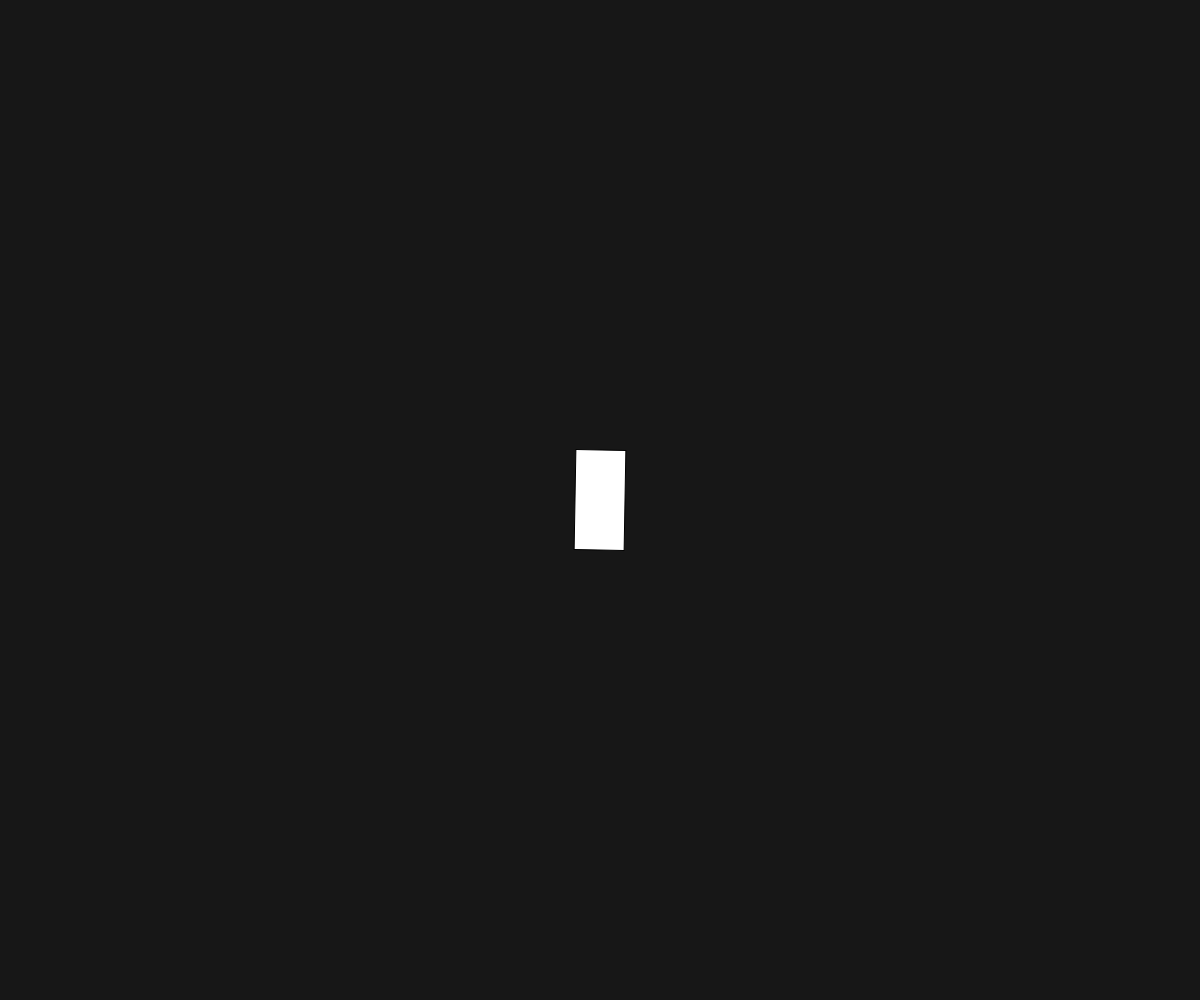
Frame 1 (no input)
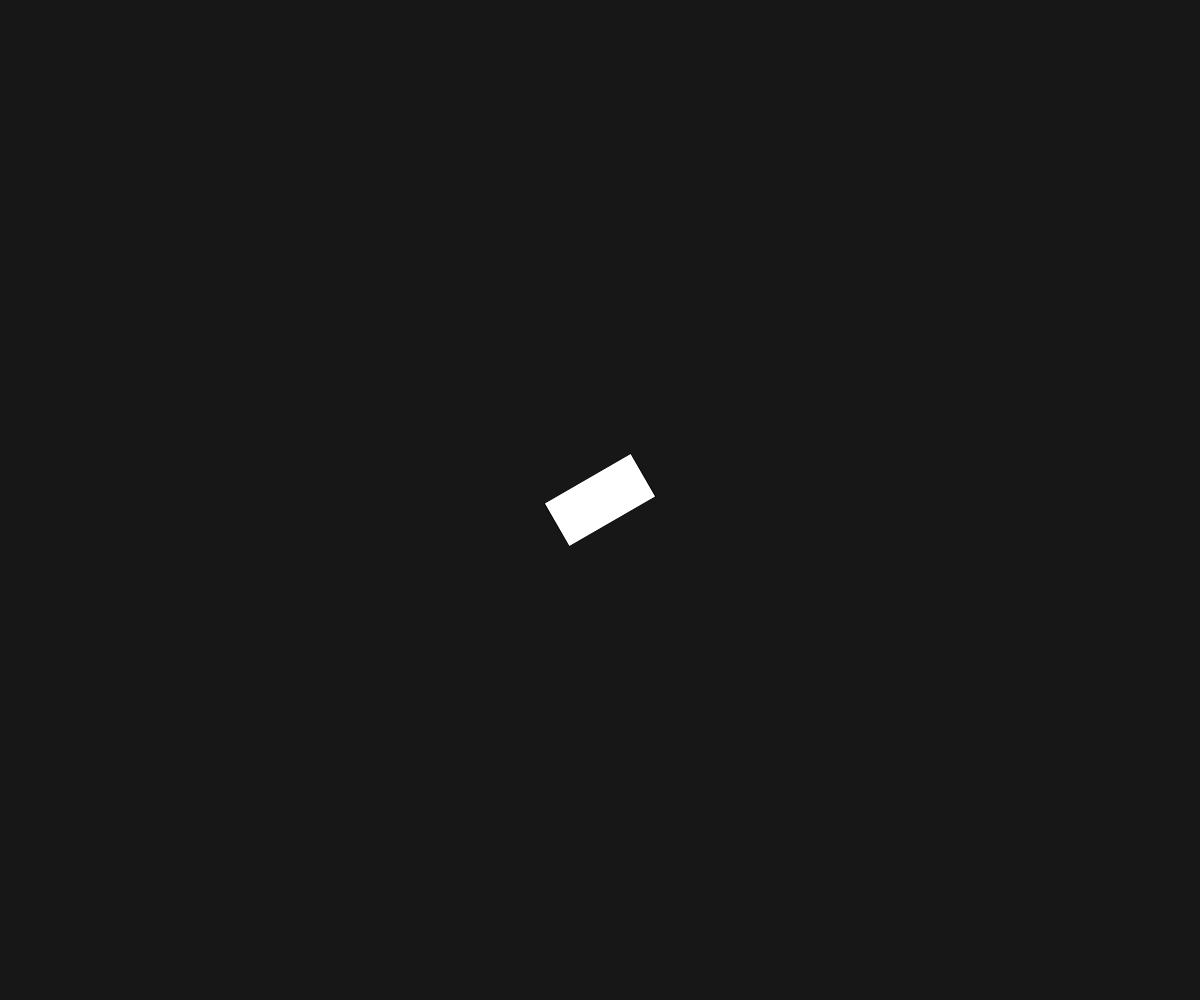
Frame 60 (no input)
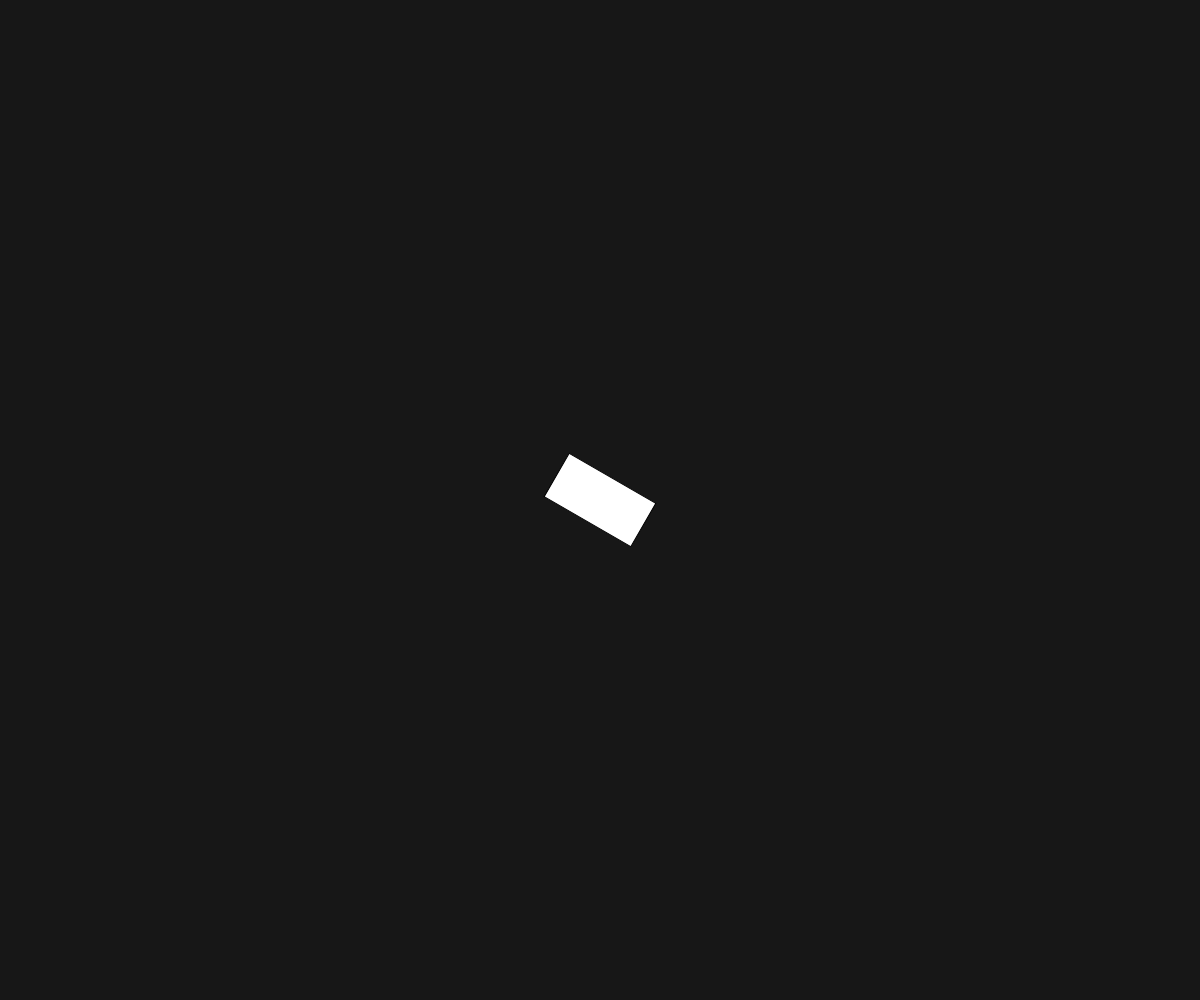
Frame 120 (the mouse pressed at the canvas centre since frame 60)

The p5.js sketch that drew these frames (run headless with seeded random() and noise() and a simulated clock; from frame 60 on, the mouse is pressed at the canvas centre):

// p5.js sketch
// ── sketch.js
function setup() {
  // put setup code here

  createCanvas(windowWidth, windowHeight);
  angleMode(DEGREES);
  rectMode (CENTER);
}

function draw() {
  // put drawing code here

   background (23);

   translate (width/2, height/2);
   rotate (frameCount);  //built in variable that starts from zero and counts 
   rect (0, 0, 50, 100);

   //if you want to rotate an object around itself, you must translate before you rotate!
}
